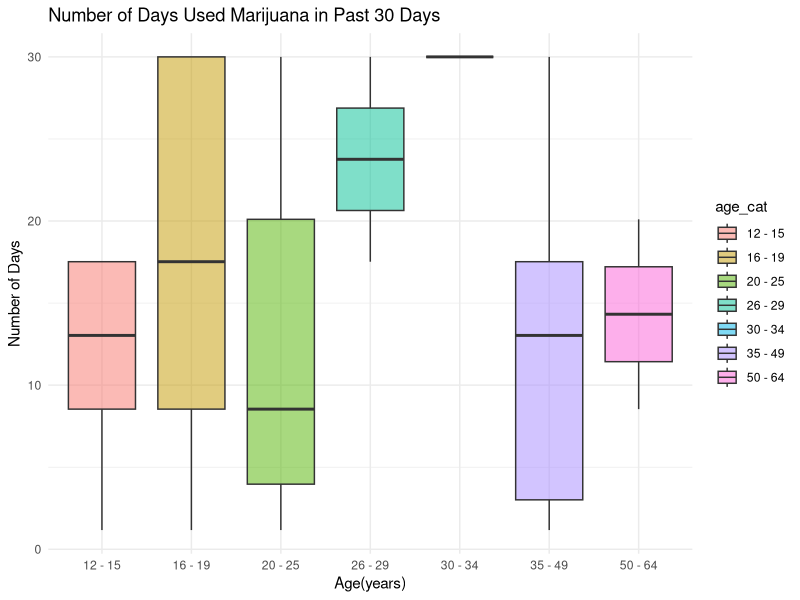

Write the R code that produced this figure. (Note: this script raises an error after producing the figure.)
## ---- chunk 1
library(tidyverse)
library(ggplot2)
library(ggridges)
## ---- chunk 2
raw_data = read_csv("data/nsduh_19.csv")

graph_fendi = raw_data %>% 
  filter(mr30est != 94 & mr30est != 97 & mr30est != 98 & mr30est != 99) %>% 
  mutate(mr30est = recode(mr30est, `91` = 0, `93` = 0))

graph_fendi =
  graph_fendi %>% 
  mutate(
    age_cat = ifelse(age2 == 1 | age2 == 2 | age2 == 3 | age2 == 4, "12 - 15",
                  ifelse(age2 == 5 | age2 == 6 | age2 == 7 | age2 == 8, "16 - 19",
                      ifelse(age2 == 9 | age2 == 10 | age2 == 11 | age2 == 12, "20 - 25",
                           ifelse(age2 == 13, "26 - 29", 
                                ifelse(age2 == 14, "30 - 34", 
                                   ifelse(age2 == 15, "35 - 49", 
                                      ifelse(age2 == 16, "50 - 64", "older_than_65" )
                                      )))))),
    days30 = ifelse(mr30est == 1, runif(1, min = 1, max = 2),
                ifelse(mr30est == 2, runif(1, min = 3, max = 5),
                   ifelse(mr30est == 3, runif(1, min = 6, max = 9),
                      ifelse(mr30est == 4, runif(1, min = 10, max = 19),
                         ifelse(mr30est == 5, runif(1, min = 20, max = 29),
                            ifelse(mr30est == 6, 30, 0)))))),
    use30 = ifelse( mr30est == 1 | mr30est == 2 | mr30est == 3 |
                      mr30est == 4 | mr30est == 5 | mr30est == 6, 1, 0)
    )


## ---- chunk 3
  graph_fendi %>% 
    group_by(age_cat) %>% 
    summarise(days = sum(days30)) %>% 
    knitr::kable(digits = 3)
## ---- chunk 4
graph_fendi %>%
    filter(days30 != 0) %>% 
    ggplot(aes(x = age_cat, y = days30)) +
    geom_boxplot(aes(fill = age_cat), alpha = .5) +
  labs(title = "Number of Days Used Marijuana in Past 30 Days", 
       x = "Age(years)", y = "Number of Days") +
  theme(plot.title = element_text(hjust = 0.5)) +
  theme_minimal()

  
  
## ---- chunk 5
graph_fendi %>% 
  mutate(coutyp4 = as.character(coutyp4),
    coutyp4 = recode(coutyp4, 
                     "1" = "Large Metro", "2" = "Small Metro", "3" = "Nonmetro"),
    coutyp4 = fct_relevel(coutyp4, "Large Metro", "Small Metro", "Nonmetro")) %>% 
  group_by(coutyp4) %>% 
    summarise( used30_percent = round(sum(use30)/n()*100, 2)) %>% 
    ggplot(aes(x = coutyp4, y = used30_percent)) +
    geom_bar(stat = "identity", width = 0.5, fill = "steelblue") +
  geom_text(aes(label = used30_percent), vjust = 1.6, color = "white", size = 3.5) +
  labs(title = "Percentage of Individuals Used Marijuana in Past 30 Days By Metro Area", 
       x = "Metro Area", y = "Percentage(%)") +
  theme(plot.title = element_text(hjust = 0.5)) +
  theme_minimal()
## ---- chunk 6
info_scatter = read_csv("data/nsduh_19.csv")
## ---- chunk 7
info_scatterplot = info_scatter %>%
  filter(irmjage != 991) %>%
  group_by(irmjage) %>%
  summarise(number_people = n()) %>%
  ggplot(aes(x = irmjage, y = number_people)) +
  geom_point() +
  geom_smooth() +
  labs(x = "Age of first used marijuana", y = "Frequency(number of people)",
       title = "Age When First Used among people who used MARIJUANA/HASHISH") +
  theme_minimal()
  

info_scatterplot   
